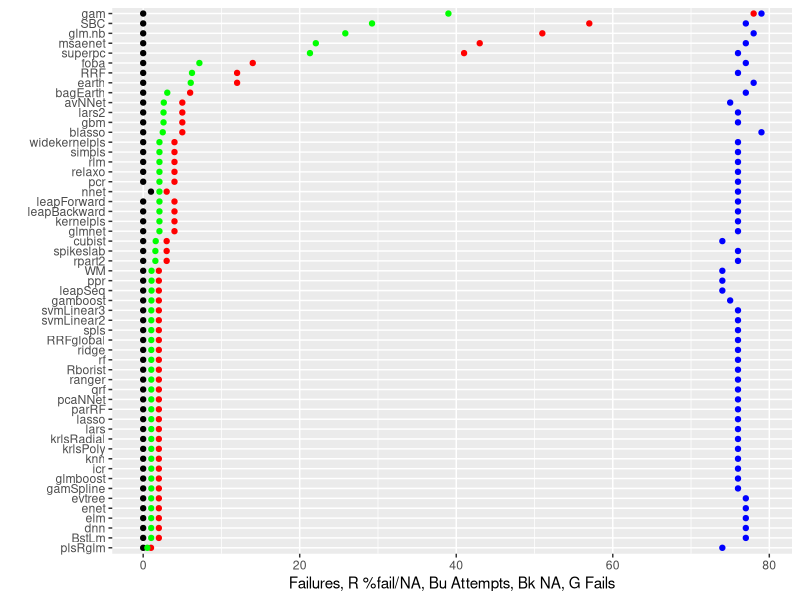
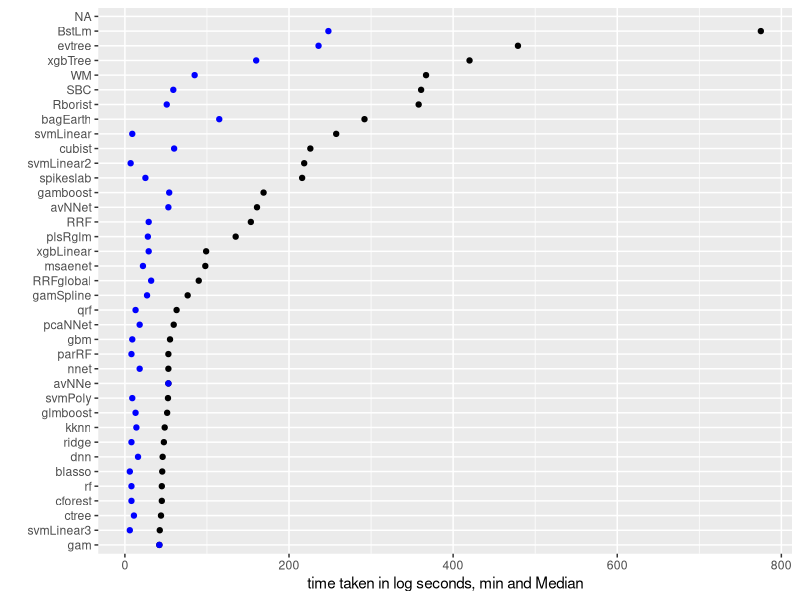
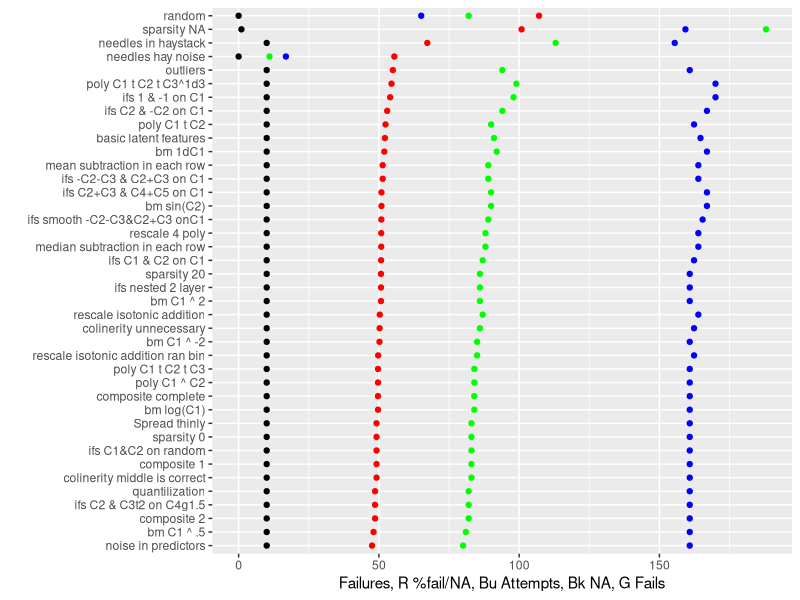
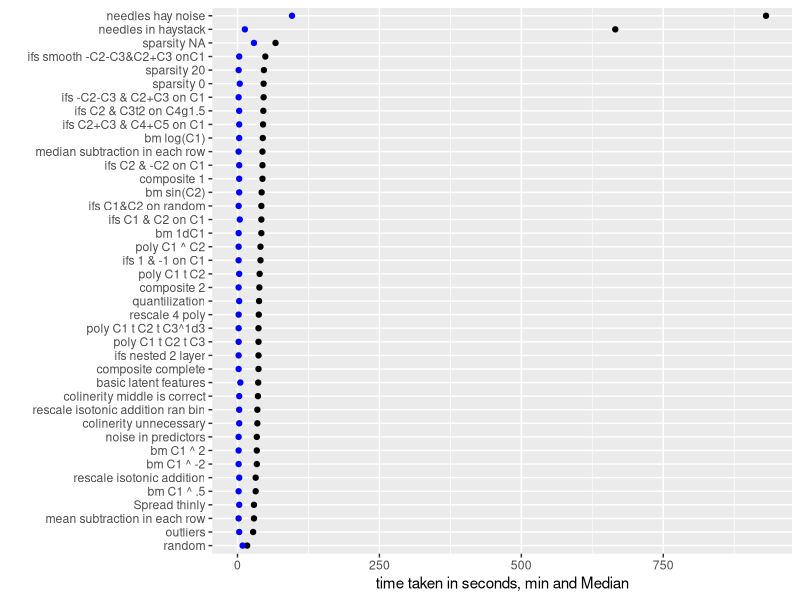
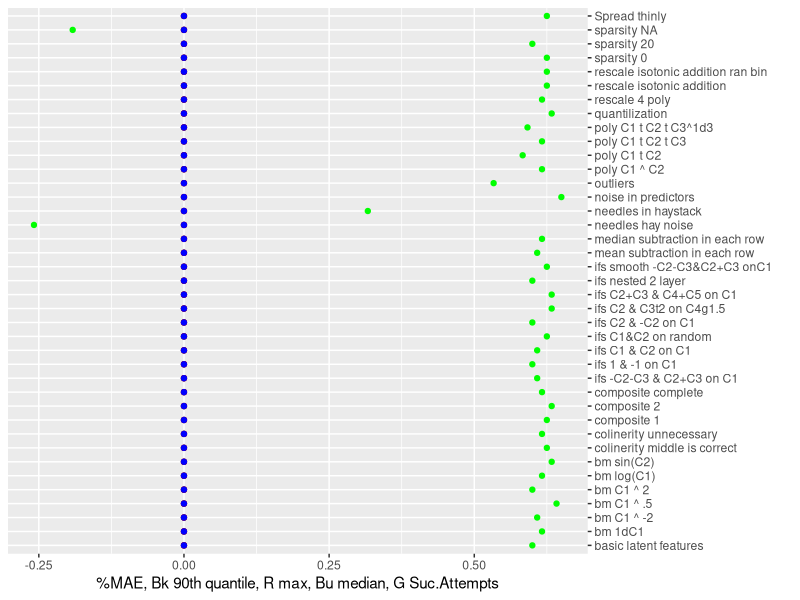
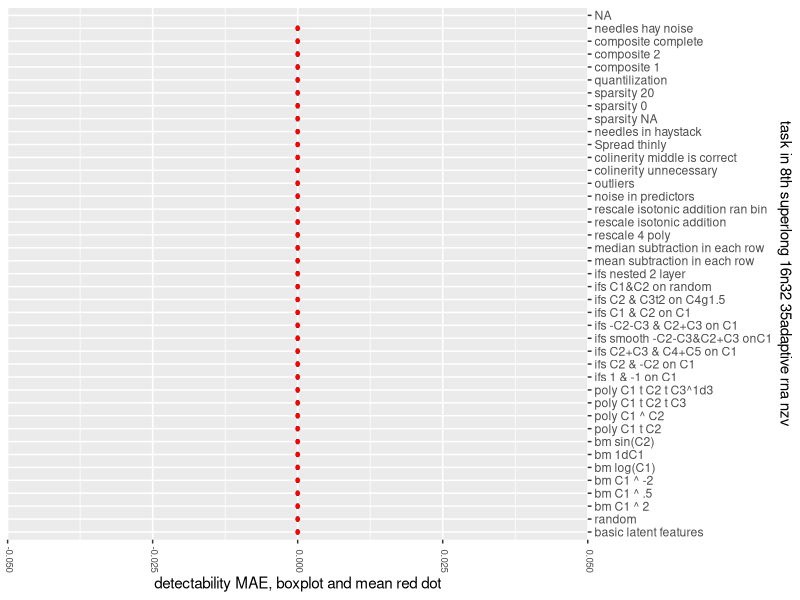
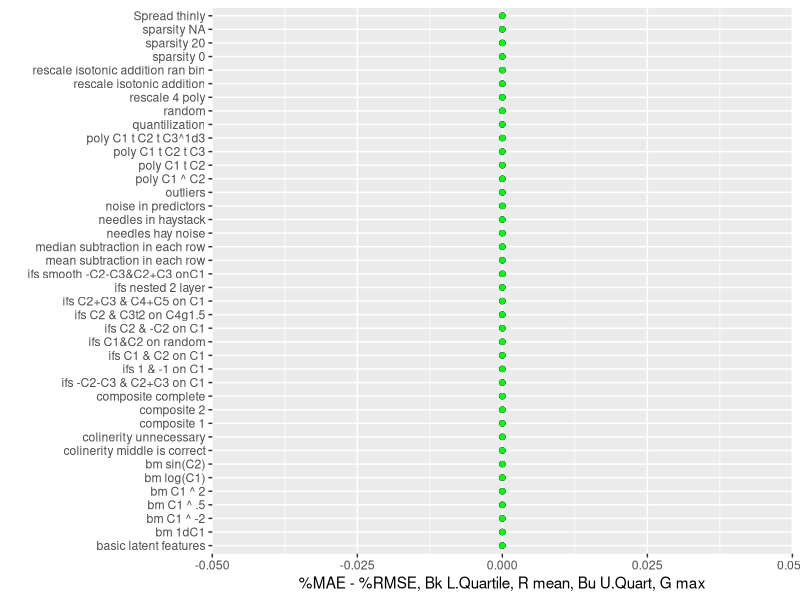
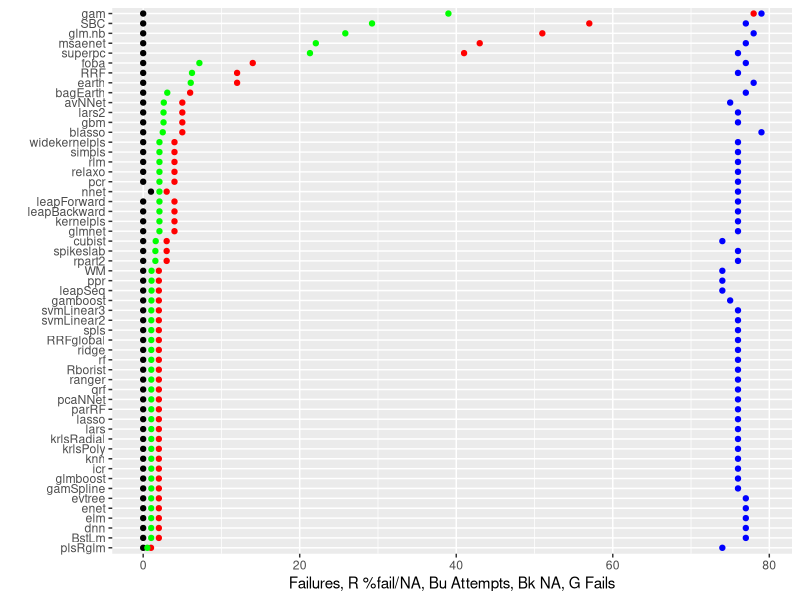

Source code (R) for these figures, in order: (Note: this script raises an error after producing the figures.)
#ggplot: how  label, print to file
exp.name<-"8th superlong 16n32 35adaptive rna nzv"
mainDir<-getwd()
subDir<-exp.name
expiramentresults<-read.csv("8th superlong 16n32 35adaptive.csv", sep = ",",fill=TRUE, header = F,quote="",dec=".")
#gene.expect<-read.csv("gens names.csv", sep = ",",fill=TRUE, header = F,quote="",dec=".")
dir.create(file.path(mainDir, subDir))
setwd(file.path(mainDir, subDir))


library(ggplot2)    
library(reshape2) 
#######percent failed######
fails.df<-data.frame()
countr=0
for(algo in unique(expiramentresults[,7]))
{
  countr=countr+1
  fails.df[countr,1]<-algo
  fails.df[countr,2]<-as.numeric(sum(expiramentresults[,7]==algo))
  fails.df[countr,3]<-as.numeric(sum((expiramentresults[,1]=="Fail")*(expiramentresults[,7]==algo), na.rm = T))
  fails.df[countr,4]<-as.numeric(sum((is.na(expiramentresults[,1]))*(expiramentresults[,7]==algo)))
  fails.df[countr,5]<-(as.numeric(fails.df[countr,4])+as.numeric(fails.df[countr,3]))/as.numeric(fails.df[countr,2])
}
iti <- order(fails.df[,5],-fails.df[,4])
fails.df<-rbind(fails.df)[iti,]
write.table(fails.df,
            file = paste(exp.name,"Fails.csv", sep = ""), append =F, quote = F, sep = ",",
            eol = "\n", na = "", dec = ".", row.names = F,
            col.names = F, qmethod = "double")
not.interesting<-(fails.df[,5]==1) + (fails.df[,5]<.001)
I.fails.df<-fails.df[!not.interesting,]
library(ggplot2)

z<-ggplot(I.fails.df, aes(y = I.fails.df[,4], x = reorder(I.fails.df[,1], I.fails.df[,5]))) + geom_point()+ coord_flip()
z+ geom_point(colour="red",aes(I.fails.df[,1] ,I.fails.df[,3]),na.rm = TRUE)+
  geom_point(colour="blue",aes(I.fails.df[,1] ,I.fails.df[,2]))+
  geom_point(colour="green",aes(I.fails.df[,1] ,(I.fails.df[,5]*.5*max(I.fails.df[,2]))))+
  ylab(paste("Failures, R %fail/NA, Bu Attempts, Bk NA, G Fails")) + xlab("")
ggsave(paste(exp.name,"Fails.png", sep = ""),plot = last_plot(),scale = 3)

#####time taken#####
time.df<-data.frame()
countr=0
for(algo in unique(expiramentresults[,7]))
{
  countr=countr+1
  only.algo<-(expiramentresults[,7]==algo)
  time.df[countr,1]<-algo
  time.df[countr,2]<-min(expiramentresults[only.algo,17],na.rm = T)
  time.df[countr,3]<-median(expiramentresults[only.algo,17],na.rm = T)
  time.df[countr,4]<-mean(expiramentresults[only.algo,17],na.rm = T)
  time.df[countr,5]<-max(expiramentresults[only.algo,17],na.rm = T)
}
iti <- order(time.df[,3],time.df[,4])
time.df<-rbind(time.df)[iti,]
write.table(time.df,
            file = paste(exp.name,"Time.csv", sep = ""), append =F, quote = F, sep = ",",
            eol = "\n", na = "", dec = ".", row.names = F,
            col.names = F, qmethod = "double")
not.interesting<-(time.df[,3]<40) 
I.time.df<-time.df[!not.interesting,]
time.df[,2]<-log(time.df[,2])
time.df[,3]<-log(time.df[,3])

z<-ggplot(I.time.df, aes(y = I.time.df[,3], x = reorder(I.time.df[,1], I.time.df[,3]))) + geom_point()+ coord_flip()
z+   geom_point(colour="blue",aes(I.time.df[,1] ,I.time.df[,2]))+
  ylab(paste("time taken in log seconds, min and Median")) + xlab("")


  #geom_point(colour="green",aes(I.time.df[,1] ,(I.time.df[,6]/max(I.time.df[,6]))))
  ggsave(paste(exp.name,"Time.png", sep = ""),plot = last_plot(),scale = 3)
  
#####success by task#### 
fails.df<-data.frame()
countr=0
for(algo in unique(expiramentresults[,10]))
{
  countr=countr+1
  fails.df[countr,1]<-algo
  fails.df[countr,2]<-as.numeric(sum(expiramentresults[,10]==algo))
  fails.df[countr,3]<-as.numeric(sum((expiramentresults[,1]=="Fail")*(expiramentresults[,10]==algo), na.rm = T))
  fails.df[countr,4]<-as.numeric(sum((is.na(expiramentresults[,1]))*(expiramentresults[,10]==algo)))
  fails.df[countr,5]<-(as.numeric(fails.df[countr,4])+as.numeric(fails.df[countr,3]))/as.numeric(fails.df[countr,2])
}
iti <- order(fails.df[,5],-fails.df[,4])
fails.df<-rbind(fails.df)[iti,]
write.table(fails.df,
            file = paste(exp.name,"FailsTask.csv", sep = ""), append =F, quote = F, sep = ",",
            eol = "\n", na = "", dec = ".", row.names = F,
            col.names = F, qmethod = "double")
not.interesting<-(fails.df[,5]==1) + (fails.df[,5]<.01)
I.fails.df<-fails.df#[!not.interesting,]


z<-ggplot(I.fails.df, aes(y = I.fails.df[,4], x = reorder(I.fails.df[,1], I.fails.df[,5]))) + geom_point()+ coord_flip()
z+ geom_point(colour="green",aes(I.fails.df[,1] ,I.fails.df[,3]),na.rm = TRUE)+
  geom_point(colour="blue",aes(I.fails.df[,1] ,I.fails.df[,2]*170/max(I.fails.df[,2])))+
  geom_point(colour="red",aes(I.fails.df[,1] ,(I.fails.df[,5]*.5*max(I.fails.df[,2]))))+
  ylab(paste("Failures, R %fail/NA, Bu Attempts, Bk NA, G Fails")) + xlab("")

ggsave(paste(exp.name,"FailTask.png", sep = ""),plot = last_plot(),scale = 3)

#####time taken by task#####
time.df<-data.frame()
countr=0
for(algo in unique(expiramentresults[,10]))
{
  countr=countr+1
  only.algo<-(expiramentresults[,10]==algo)
  time.df[countr,1]<-algo
  time.df[countr,2]<-min(expiramentresults[only.algo,17],na.rm = T)
  time.df[countr,3]<-median(expiramentresults[only.algo,17],na.rm = T)
  time.df[countr,4]<-mean(expiramentresults[only.algo,17],na.rm = T)
  time.df[countr,5]<-max(expiramentresults[only.algo,17],na.rm = T)
}
iti <- order(time.df[,3],time.df[,4])
time.df<-rbind(time.df)[iti,]
write.table(time.df,
            file = paste(exp.name,"TimeTask.csv", sep = ""), append =F, quote = F, sep = ",",
            eol = "\n", na = "", dec = ".", row.names = F,
            col.names = F, qmethod = "double")
not.interesting<-(time.df[,3]<40) 
I.time.df<-time.df#[!not.interesting,]

z<-ggplot(I.time.df, aes(y = I.time.df[,3], x = reorder(I.time.df[,1], I.time.df[,3]))) + geom_point()+ coord_flip()
z+   geom_point(colour="blue",aes(I.time.df[,1] ,I.time.df[,2]))+
  ylab(paste("time taken in seconds, min and Median")) + xlab("")
ggsave(paste(exp.name,"TimeTask.png", sep = ""),plot = last_plot(),scale = 3)

#geom_point(colour="red",aes(I.time.df[,1] ,I.time.df[,4]),na.rm = TRUE)
#+
#geom_point(colour="green",aes(I.time.df[,1] ,(I.time.df[,6]/max(I.time.df[,6]))))

######power to detect by task#####
exp.res.noF<-expiramentresults[,1]
exp.res.noF<-as.numeric(levels(exp.res.noF))[exp.res.noF]
exp.res.noF[is.na(exp.res.noF)]<-0
exp.res.noF[exp.res.noF<0]<-0
power.df<-data.frame()
countr=0
for(algo in unique(expiramentresults[,10]))
{
  countr=countr+1
  only.algo<-as.logical((expiramentresults[,10]==algo)*(expiramentresults[,1]!="Fail"))
  only.algo[is.na(only.algo)]<-F
  if(sum(only.algo, na.rm=T)<1) {
    countr=countr-1    
    next()}
  power.df[countr,1]<-algo
  power.df[countr,2]<-min(exp.res.noF[only.algo],na.rm = T)
  power.df[countr,3]<-median(exp.res.noF[only.algo],na.rm = T)
  power.df[countr,4]<-round(mean(exp.res.noF[only.algo],na.rm = T),digits = 3)
  power.df[countr,5]<-max(exp.res.noF[only.algo],na.rm = T)
  power.df[countr,6]<-sum(only.algo, na.rm=T)
  power.df[countr,7]<-round(quantile(exp.res.noF[only.algo], probs = .90, na.rm =T),digits = 3)
  power.df[countr,8]<-round(quantile(exp.res.noF[only.algo], probs = .75, na.rm =T),digits = 3)
  
}

iti <- order(power.df[,5],power.df[,7])
power.df<-rbind(power.df)[iti,]
write.table(power.df,
            file = paste(exp.name,"PowerTask.csv", sep = ""), append =F, quote = F, sep = ",",
            eol = "\n", na = "", dec = ".", row.names = F,
            col.names = F, qmethod = "double")
#power.df<-data.frame(power.df, row.names = 1:length(power.df[,1]))
not.interesting<-(power.df[,6]<10)+ is.na(power.df[,6]) 
I.power.df<-power.df[!not.interesting,]

z<-ggplot(I.power.df, aes(y = I.power.df[,7], x = reorder(I.power.df[,1], I.power.df[,5]))) + geom_point()+ coord_flip()
z+ geom_point(colour="red",aes(I.power.df[,1] ,I.power.df[,5]),na.rm = TRUE)+scale_x_discrete(position = "top")+
  geom_point(colour="blue",aes(I.power.df[,1] ,I.power.df[,3]))+
  #geom_point(colour="purple",aes(I.power.df[,1] ,I.power.df[,3]))+
  geom_point(colour="green",aes(I.power.df[,1] ,(I.power.df[,6]/max(I.power.df[,6])-.35)))+
  ylab(paste("%MAE, Bk 90th quantile, R max, Bu median, G Suc.Attempts")) + xlab("")
ggsave(paste(exp.name,"PowerTask.png", sep = ""),plot = last_plot(),scale = 3)

ttdd<-data.frame()
ttdz<-data.frame()
iti <- order(power.df[,4],power.df[,3])
power.df<-rbind(power.df)[iti,]
orderedlevels<-factor(expiramentresults[,10], power.df[,1],  ordered = T)
ttdz<-data.frame(exp.res.noF,orderedlevels)
ttdd<-ttdz[expiramentresults[,1]!="Fail",]

p <- ggplot(as.data.frame(ttdd), aes(x=melt(ttdd)[,1],y=melt(ttdd)[,3]))
p  +geom_boxplot(width=0.4) + stat_summary(fun.y = "mean", colour = "red", size = 1, geom = "point")+
  theme(axis.text.x=element_text(size=7, angle=270,hjust=0.95,vjust=0.2))+scale_x_discrete(position = "top")+
  xlab(paste("task in",exp.name)) + ylab("detectability MAE, boxplot and mean red dot") + coord_flip()

ggsave(paste(exp.name,"PowerTaskMean.png", sep = ""),plot = last_plot(),scale = 3)
#some algos are better at some category of tasks and missing them could affect statistic metric index
########difference between %MAE & %RMSE by task####
exp.res.noF<-expiramentresults[,1]
exp.res.noF<-as.numeric(levels(exp.res.noF))[exp.res.noF]
exp.res.noF[is.na(exp.res.noF)]<-0

exp.res.noF2<-expiramentresults[,2]
exp.res.noF2<-as.numeric(levels(exp.res.noF2))[exp.res.noF2]
exp.res.noF2[is.na(exp.res.noF2)]<-0
Results.Defactor<-data.frame(exp.res.noF,exp.res.noF2,expiramentresults[,3:length(expiramentresults[1,])])

exp.res.noFZ<-exp.res.noF;exp.res.noFZ2<-exp.res.noF2
for(countr in 1:length(exp.res.noFZ))
{if(exp.res.noFZ[countr]<0) exp.res.noFZ[countr]<-0
  if(exp.res.noFZ2[countr]<0) exp.res.noFZ2[countr]<-0 }
res.diff<-round((exp.res.noFZ-exp.res.noFZ2),digits = 3)
rel.res.diff<-(round((exp.res.noFZ-exp.res.noFZ2)/(exp.res.noFZ+exp.res.noFZ2),digits = 3))
rel.res.diff[is.na(rel.res.diff)]<-0

diff.df<-data.frame()
countr=0
for(algo in unique(Results.Defactor[,10]))
{
  countr=countr+1
  only.algo<-as.logical((Results.Defactor[,10]==algo)*(expiramentresults[,1]!="Fail"))
  only.algo[is.na(only.algo)]<-F
  if(sum(only.algo, na.rm=T)<1) {
    countr=countr-1    
    next()}
  diff.df[countr,1]<-algo
  diff.df[countr,2]<-sum(only.algo, na.rm=T)  
  fivenumber<-round(fivenum(res.diff[only.algo],na.rm = T),digits = 3)
  diff.df[countr,3]<-(fivenumber[1]);diff.df[countr,4]<-(fivenumber[2])
  diff.df[countr,5]<-(fivenumber[3]);diff.df[countr,6]<-(fivenumber[4]);diff.df[countr,7]<-(fivenumber[5])
  diff.df[countr,8]<-round(mean(res.diff[only.algo],na.rm = T),digits = 3)
  fivenumber<-round(fivenum(rel.res.diff[only.algo],na.rm = T),digits = 3)
  diff.df[countr,9]<-(fivenumber[1]);diff.df[countr,10]<-(fivenumber[2])
  diff.df[countr,11]<-(fivenumber[3]);diff.df[countr,12]<-(fivenumber[4]);diff.df[countr,13]<-(fivenumber[5])
  diff.df[countr,14]<-round(mean(rel.res.diff[only.algo],na.rm = T),digits = 3)
}

iti <- order(diff.df[,5],diff.df[,11])
diff.df<-rbind(diff.df)[iti,]
write.table(diff.df,
            file = paste(exp.name,"DiffTask.csv", sep = ""), append =F, quote = F, sep = ",",
            eol = "\n", na = "", dec = ".", row.names = F,
            col.names = F, qmethod = "double")
#diff.df<-data.frame(diff.df, row.names = 1:length(diff.df[,1]))
not.interesting<-(diff.df[,6]<10)+ is.na(diff.df[,6]) 
I.diff.df<-diff.df#[!not.interesting,]

z<-ggplot(I.diff.df, aes(y = I.diff.df[,4], x = reorder(I.diff.df[,1], I.diff.df[,8]))) + geom_point()+ coord_flip()
z+ geom_point(colour="red",aes(I.diff.df[,1] ,I.diff.df[,8]),na.rm = TRUE)+
  geom_point(colour="blue",aes(I.diff.df[,1] ,I.diff.df[,6]))+
  geom_point(colour="green",aes(I.diff.df[,1] ,(I.diff.df[,7])))+
  ylab(paste("%MAE - %RMSE, Bk L.Quartile, R mean, Bu U.Quart, G max")) + xlab("")
ggsave(paste(exp.name,"DiffTask.png", sep = ""),plot = last_plot(),scale = 3)

#########acceptable minimum ######
acceptablePloss<-.05
lowestFindScore<-.01
acceptAlgo.df<-data.frame()
acceptAlgo.df[1,1]<-NA
acceptAlgo.df[,c(1:400)]<-NA
acceptAlgo.Rdf<-data.frame()
acceptAlgo.Rdf[1,1]<-NA
acceptAlgo.Rdf[,c(1:400)]<-NA
countr=0
for(algo in unique(expiramentresults[,10]))
{
  countr=countr+1
  only.algo<-as.logical((expiramentresults[,10]==algo)*(expiramentresults[,1]!="Fail"))
  only.algo[is.na(only.algo)]<-F
  if(sum(only.algo, na.rm=T)<1) {
    countr=countr-1    
    next()}
  taskSeek=(power.df[,1]==algo)
  if(power.df[taskSeek,5]<lowestFindScore) {countr=countr-1 ; next()}
  minAccept<-power.df[taskSeek,5]*(1-acceptablePloss)
  acceptAlgo.df[countr,1]<-algo
  acceptAlgo<-as.logical((exp.res.noF>minAccept)*only.algo)
  acceptAlgo.df[countr,2]<-sum(acceptAlgo)
  acceptAlgo.df[countr,3]<-power.df[taskSeek,5]
  acceptAlgo.df[countr,4:(sum(acceptAlgo)+3)]<-as.character(expiramentresults[acceptAlgo,7])
  acceptAlgo.Rdf[countr,4:(sum(acceptAlgo)+3)]<-as.numeric(as.character(expiramentresults[acceptAlgo,1]))
 }

for(countr in 1:length(acceptAlgo.df[,3]))
{
  iti <- order(as.numeric(acceptAlgo.Rdf[countr,4:(acceptAlgo.df[countr,2]+3)]), decreasing = T)
  acceptAlgo.df[countr,4:(acceptAlgo.df[countr,2]+3)]<-(acceptAlgo.df[countr,4:(acceptAlgo.df[countr,2]+3)])[iti]
}

iti <- order(acceptAlgo.df[,3],acceptAlgo.df[,2])
#acceptAlgo.df<-rbind(acceptAlgo.df)[iti,]
gene.expect[,3]<-1#,gene.expect[length(acceptAlgo.df[,1]),3]
out<-data.frame(acceptAlgo.df[,1:2],acceptAlgo.df[,3:length(acceptAlgo.df[1,])])
write.table(out,
            file = paste(exp.name,acceptablePloss,"MinNecessary.csv", sep = ""), append =F, quote = F, sep = ",",
            eol = "\n", na = "", dec = ".", row.names = F,
            col.names = F, qmethod = "double")




######power to detect#####
exp.res.noF<-expiramentresults[,1]
exp.res.noF<-as.numeric(levels(exp.res.noF))[exp.res.noF]
exp.res.noF[is.na(exp.res.noF)]<-0
exp.res.noF[exp.res.noF<0]<-0

algPower.df<-data.frame()
countr=0
for(algo in unique(expiramentresults[,7]))
{
  countr=countr+1
  only.algo<-as.logical((expiramentresults[,7]==algo)*(expiramentresults[,1]!="Fail"))
  only.algo[is.na(only.algo)]<-F
  if(sum(only.algo, na.rm=T)<1) {
    countr=countr-1    
    next()}
  algPower.df[countr,1]<-algo
  algPower.df[countr,2]<-round(mean(exp.res.noF[only.algo],na.rm = T),digits = 3)

}

algo.max<-vector()
for(countr in 1:length(exp.res.noF)){
  for(task in 1:length(power.df[,1])){
    if(power.df[task,1]==expiramentresults[countr,10]){
      algo.max[countr]<-power.df[task,5]}}}

algo.max[algo.max<.2]<-.2
exp.res.noF<-exp.res.noF/algo.max
#exp.res.noF<-exp.res.noF+1-algo.max

#algPower.df<-data.frame()
countr=0
for(algo in unique(expiramentresults[,7]))
{
  countr=countr+1
  only.algo<-as.logical((expiramentresults[,7]==algo)*(expiramentresults[,1]!="Fail"))
  only.algo[is.na(only.algo)]<-F
  if(sum(only.algo, na.rm=T)<1) {
    countr=countr-1    
    next()}
  #algPower.df[countr,1]<-algo
  algPower.df[countr,3]<-min(exp.res.noF[only.algo],na.rm = T)
  algPower.df[countr,4]<-median(exp.res.noF[only.algo],na.rm = T)
  #algPower.df[countr,4]<-round(mean(exp.res.noF[only.algo],na.rm = T),digits = 3)
  algPower.df[countr,5]<-max(exp.res.noF[only.algo],na.rm = T)
  algPower.df[countr,6]<-sum(only.algo, na.rm=T)
  algPower.df[countr,7]<-round(quantile(exp.res.noF[only.algo], probs = c(.7), na.rm =T),digits = 3)
  algPower.df[countr,8]<-round(quantile(exp.res.noF[only.algo], probs = c(.8), na.rm =T),digits = 3)
  algPower.df[countr,9]<-round(quantile(exp.res.noF[only.algo], probs = c(.9), na.rm =T),digits = 3)
}

iti <- order(algPower.df[,4],algPower.df[,8])
algPower.df<-rbind(algPower.df)[iti,]
write.table(algPower.df,
            file = paste(exp.name,"Power.csv", sep = ""), append =F, quote = F, sep = ",",
            eol = "\n", na = "", dec = ".", row.names = F,
            col.names = F, qmethod = "double")
#algPower.df<-data.frame(algPower.df, row.names = 1:length(algPower.df[,1]))
not.interesting<-(algPower.df[,6]<20)+(algPower.df[,4]<.2)+ is.na(algPower.df[,6]) 
I.power.df<-algPower.df[!not.interesting,]

z<-ggplot(I.power.df, aes(y = I.power.df[,2], x = reorder(I.power.df[,1], I.power.df[,2]))) + 
  geom_point()+#+##+coord_flip()
  theme(axis.text.x=element_text(size=7, angle=270,hjust=0.95,vjust=0.2))+scale_x_discrete(position = "top")
z+ geom_point(colour="red",aes(I.power.df[,1] ,I.power.df[,8]),na.rm = TRUE)+
  geom_point(colour="blue",aes(I.power.df[,1] ,I.power.df[,5]))+
  xlab("") + ylab("%MAE, ord. by mean, G Succ.Attempts, Bk mean, Bu P R Max 90 80 quant of max for task") +
  geom_point(colour="purple",aes(I.power.df[,1] ,I.power.df[,9]))+
  geom_point(colour="green",aes(I.power.df[,1] ,(I.power.df[,6]/max(I.power.df[,6])-.45)))
ggsave(paste(exp.name,"Power.png", sep = ""),plot = last_plot(),scale = 3)

#some tasks are harder and thus improvement in them should count for more
#that affects the black mean but not red-blue bc 1-0 is % of max score on that task
#some algos are better at some category of tasks and these tasks are overepresented
#that affects the black mean but less red-blue bc as only method's best 20% matter
z<-ggplot(I.power.df, aes(y = I.power.df[,2], x = reorder(I.power.df[,1], I.power.df[,8]))) + 
  geom_point()+#+##+coord_flip()
  theme(axis.text.x=element_text(size=7, angle=270,hjust=0.95,vjust=0.2))+scale_x_discrete(position = "top")
z+ geom_point(colour="red",aes(I.power.df[,1] ,I.power.df[,8]),na.rm = TRUE)+
  geom_point(colour="blue",aes(I.power.df[,1] ,I.power.df[,5]))+
  xlab("") + ylab("%MAE, ord. by 80%, G Succ.Attempts, Bk mean, Bu P R Max 90 80 quant of max for task") +
  geom_point(colour="purple",aes(I.power.df[,1] ,I.power.df[,9]))+
  geom_point(colour="green",aes(I.power.df[,1] ,(I.power.df[,6]/max(I.power.df[,6])-.45)))
ggsave(paste(exp.name,"PowerReorder.png", sep = ""),plot = last_plot(),scale = 3)
z<-ggplot(I.power.df, aes(y = I.power.df[,2], x = reorder(I.power.df[,1], I.power.df[,9]))) + 
  geom_point()+#+##+coord_flip()
  theme(axis.text.x=element_text(size=7, angle=270,hjust=0.95,vjust=0.2))+scale_x_discrete(position = "top")
z+ geom_point(colour="red",aes(I.power.df[,1] ,I.power.df[,8]),na.rm = TRUE)+
  geom_point(colour="blue",aes(I.power.df[,1] ,I.power.df[,5]))+
  xlab("") + ylab("%MAE, ord. by 90%, G Succ.Attempts, Bk mean, Bu P R Max 90 80 quant of max for task") +
  geom_point(colour="purple",aes(I.power.df[,1] ,I.power.df[,9]))+
  geom_point(colour="green",aes(I.power.df[,1] ,(I.power.df[,6]/max(I.power.df[,6])-.45)))
ggsave(paste(exp.name,"PowerReorder2.png", sep = ""),plot = last_plot(),scale = 3)
################end#######
setwd(file.path(mainDir))
